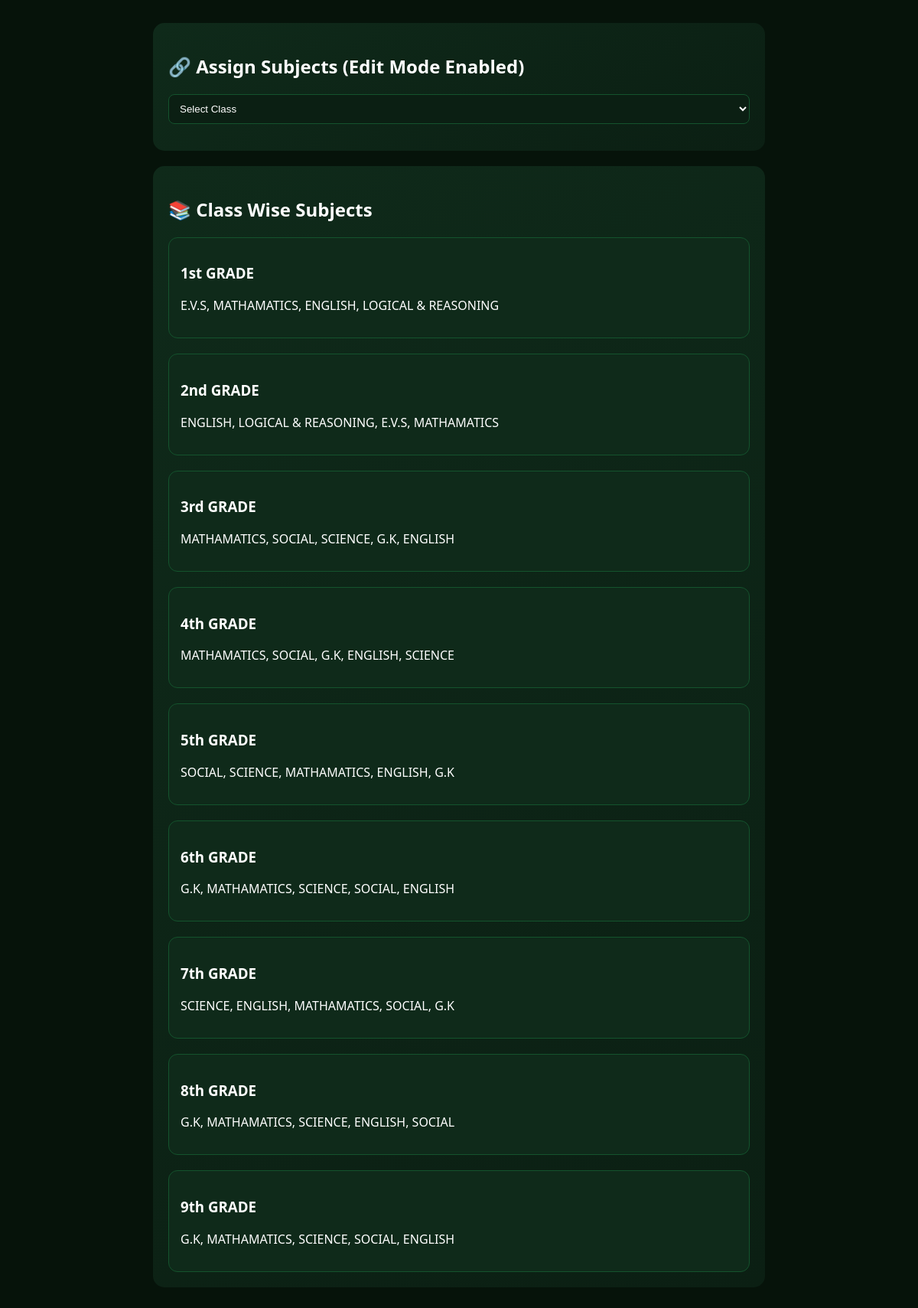
Page /admin/classes/assign_subjects.php (signed in) on the committed database.
### tables this page shows
CREATE TABLE `classes` (
  `id` int(11) NOT NULL,
  `class_name` varchar(50) DEFAULT NULL
);

### admin/classes/assign_subjects.php (the view, shortened to what this page needs)
<?php
include '../../config/db.php';
?>
<!DOCTYPE html>
<html>
<head>
</head>
<body>
<div class="container">
<div class="card">
<h2>🔗 Assign Subjects (Edit Mode Enabled)</h2>
<form method="GET">
<select name="class_id" onchange="this.form.submit()">
    <option value="">Select Class</option>
</select>
</form>
</div>
<div class="card">
<h2>📚 Class Wise Subjects</h2>
<?php
$result = $conn->query("
SELECT c.id, c.class_name,
GROUP_CONCAT(s.subject_name SEPARATOR ', ') AS subjects
FROM class_subjects cs
JOIN classes c ON cs.class_id=c.id
JOIN subjects s ON cs.subject_id=s.id
GROUP BY cs.class_id
");
?>
<?php while($row=$result->fetch_assoc()): ?>
<div class="class-box">
    <h3><?= $row['class_name'] ?></h3>
    <p><?= $row['subjects'] ?></p>
</div>
<?php endwhile; ?>
</div>
</div>
</body>
</html>

### admin/classes/assign_subjects.php (style rules this page uses)
body { background:#06130a; color:white; font-family:Segoe UI; }
.container { width:800px; margin:30px auto; }
.card { background:linear-gradient(145deg,#0f2a1a,#0b1f13); padding:20px; border-radius:15px; margin-bottom:20px; }
select { width:100%; padding:10px; margin-bottom:15px; background:#0b1f13; color:white; border:1px solid #14532d; border-radius:8px; }
.class-box { margin-top:20px; padding:15px; border-radius:12px; background:#0f2a1a; border:1px solid #14532d; }

### rows in the picture
classes: class_name "1st GRADE", subjects "E.V.S, MATHAMATICS, ENGLISH, LOGICAL & REASONING"
classes: class_name "2nd GRADE", subjects "ENGLISH, LOGICAL & REASONING, E.V.S, MATHAMATICS"
classes: class_name "3rd GRADE", subjects "MATHAMATICS, SOCIAL, SCIENCE, G.K, ENGLISH"
classes: class_name "4th GRADE", subjects "MATHAMATICS, SOCIAL, G.K, ENGLISH, SCIENCE"
classes: class_name "5th GRADE", subjects "SOCIAL, SCIENCE, MATHAMATICS, ENGLISH, G.K"
classes: class_name "6th GRADE", subjects "G.K, MATHAMATICS, SCIENCE, SOCIAL, ENGLISH"
classes: class_name "7th GRADE", subjects "SCIENCE, ENGLISH, MATHAMATICS, SOCIAL, G.K"
classes: class_name "8th GRADE", subjects "G.K, MATHAMATICS, SCIENCE, ENGLISH, SOCIAL"
classes: class_name "9th GRADE", subjects "G.K, MATHAMATICS, SCIENCE, SOCIAL, ENGLISH"
